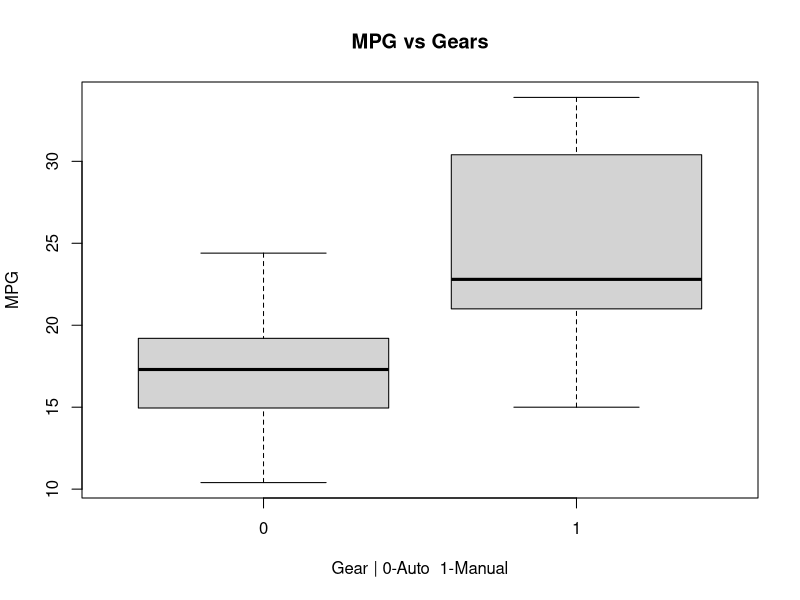
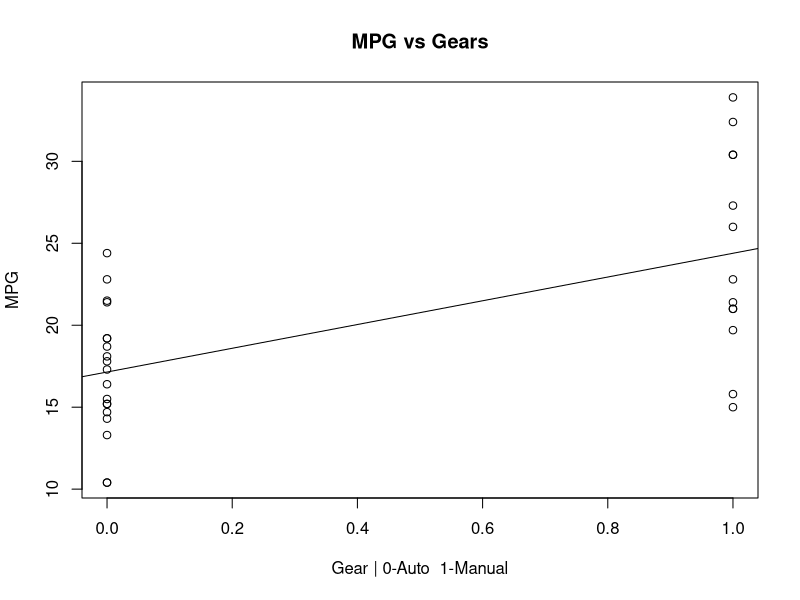
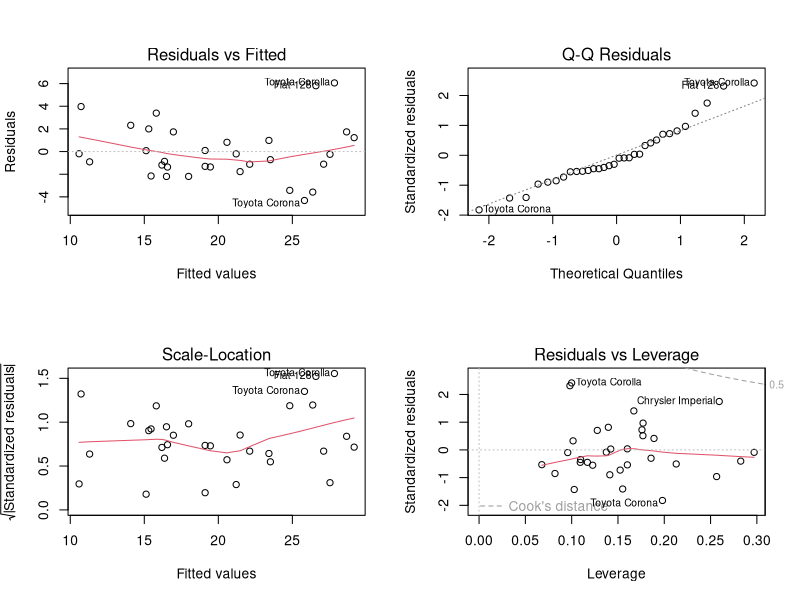

Generate these figures, in order, with R:
# Summary
#
# This is a statistical study on exploring the relationship between a set of variables and miles per gallon (MPG) (outcome).
# 1. Is an automatic or manual transmission better for MPG
# 2. Quantify the MPG difference between automatic and manual transmissions

# Exploratory data analysis

  # The data provided are those of Mtcars
  # No download is needed

  str(mtcars)
  mtcars
  
  # The questions refer to basically two variables:
  # mpg: Miles per gallon
  # am: Transmission (0 = automatic, 1 = manual)
  
  mpg<- mtcars$mpg
  am <- mtcars$am
  unique(mpg)
  unique(am)
  
  # No missing values, no gaps
  
# 1. Is an automatic or manual transmission better for MPG?
   
  # The understanding of this question will be assumed as follows:
  # - Which type of transmission presented indicates the lowest mpg index;
  # - That is, which transmission has the best cost-benefit ratio in terms of fuel consumption (mpg).
  
  # To better visualize some pattern on mpg and transmission, we will plot a graph for better reading
  boxplot(mpg~am,
          ylab = "MPG",
          xlab = "Gear | 0-Auto  1-Manual",
          main="MPG vs Gears")
  
  # Let's try to find some correlation via Linear Regression. Since the variables are numeric, we can use them directly.
  linearR <- lm(mpg~am)
  plot(mpg~am,
       ylab = "MPG",
       xlab = "Gear | 0-Auto  1-Manual",
       main="MPG vs Gears")
  abline(linearR, lwd = 1)

  # Check coeficients  
  summary(linearR)
  
  # Coefficient of 7.245, with p-value of 0.000285 (***) - quite significant.
  # There is some relationship between MPG and transmission
  
  
# 2. Quantify the MPG difference between automatic and manual transmissions
  
  # Let's now analyze the influence of the transmission on the MPG:
  # Multiple R-squared is 0.3598, meaning that just a part of MPG can be attributed to transmission. 
  # To discover more information about the Variance:
  
  linearRV <- aov(mpg ~ ., data = mtcars)
  summary(linearRV)
  
  # Again, lets focus on itens with significance: 
  # - *** cyl = Number of cylinders
  # - * disp = Displacement
  # - wt = Weight (1000 lbs)
  
  linearRVF <- lm(mpg ~ cyl + disp + wt + am, data = mtcars)
  summary(linearRVF)
  
  # This analysis show an Multiple R-squared:  0.8327, suggesting that +83% of variance can be explained by cyl, disp, wt and transmission. 
  # P-values for cyl and weight are below 0.5, suggesting that these are confounding variables in the relation between car Transmission Type and Miles per Gallon.
  
  # Now lets check in more detail residuals:
  
  par(mfrow = c(2, 2))
  plot(linearRVF)

  # The “Residuals vs Fitted” plot here shows us that the residuals are homoscedastic. 
  # We can also see that they are normally distributed, with the exception of a few outliers.
  
  
  